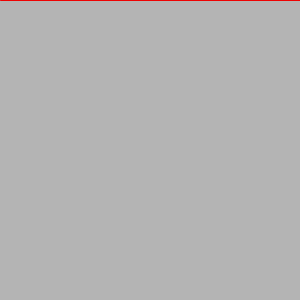
Frame 1 (no input)
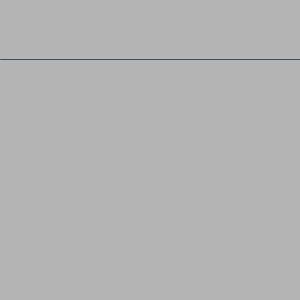
Frame 60 (the mouse pressed at the canvas centre just before this capture)
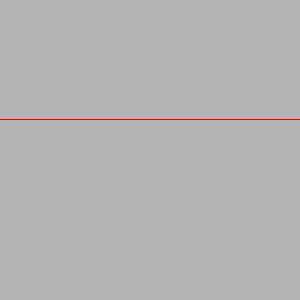
Frame 120 (the mouse held since frame 60 and released just before this capture)

The Processing sketch that drew these frames (run headless with seeded random() and noise(); from frame 60 on, the mouse is pressed at the canvas centre):

// Processing sketch: red_line
// ── red_line.pde
/****************************************************************************************
 * Created By : Alexander Soloviev                                                       *
 * Due Date : 03/30/2018 23:59                                                           *
 * Course Code : COMP - 1029                                                             *    
 ****************************************************************************************/
int y = 0;

void setup()
{
  size(300, 300);
}

void draw()
{
  background(180);
  stroke(237, 2, 2);
  line(0, y, width, y); //set line at postion 0x, "this object" at 0y, this object at width 300x (because current width is at 300, and 300 is the end of sketch, this y 0 because we don't want the line to be at an angle.)
  y += 1; //add +1 px to y each time the "void draw" runs.
  if (y > height) { //Checks if y is more than 300px or whatever the size for the height is, because we don't want the red line to keep going down forever, we want it to restart from pos 0.
    y = 0; //sets the y back to 0.
  }
}
